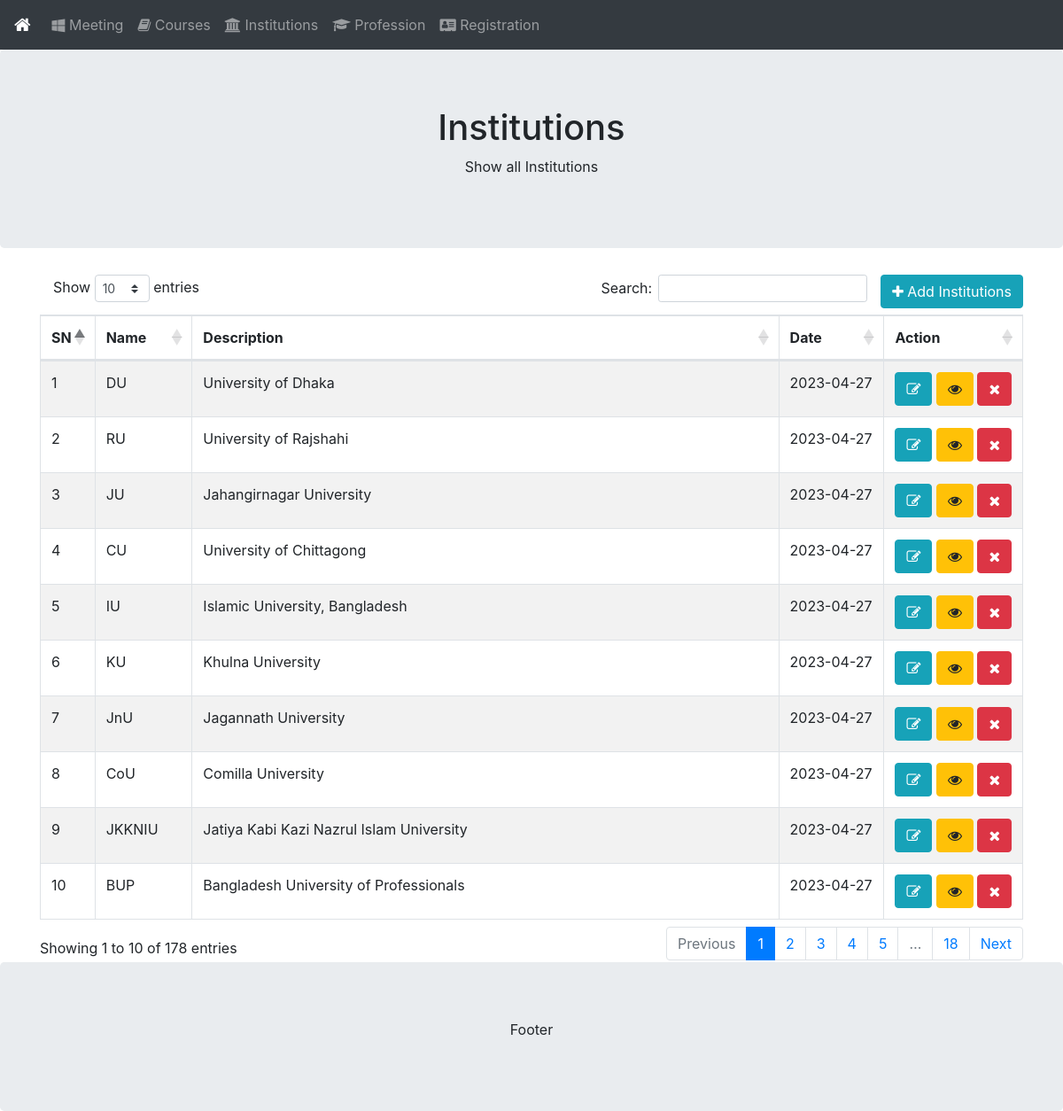
Screenshot of /admin/page1?page=institutions with the database file from the repository.
### tables this page shows
CREATE TABLE `institutions` (
  `id` int(11) NOT NULL,
  `name` varchar(200) NOT NULL,
  `description` varchar(500) DEFAULT NULL,
  `created_at` datetime DEFAULT current_timestamp(),
  `updated_at` datetime DEFAULT current_timestamp()
);

### admin/database.php (called while the page is built, shortened)
<?php
class Database{
	public $hostname = "localhost";
	public $username = "root";
	public $passowrd = "";
	public $database = "training";
	public $connection;
	public function __construct()
	{
		$this->connection = new mysqli($this->hostname, $this->username, $this->passowrd, $this->database);
	}
	public function fetch($table, array $columns, array $condition, array $orderby = NULL){
		$where_condition = "";
		$columns = (empty($columns)) ? "*" : rtrim(implode(",",$columns), ",");
		$order_by="";
		$result=$this->connection->query("SELECT $columns FROM $table $where_condition $order_by;");
		return $result->fetch_all(MYSQLI_ASSOC);
	}
}
$obj = new Database();
?>

### admin/page1.php (the view)
<?php
require "header.php";
if(isset($_GET['page'])){$page = $_GET['page'];}
?>
<div class="jumbotron text-center" style="margin-bottom:0">
  <h1><?php echo ucfirst($page) ?></h1>
  <p>Show all <?php echo ucfirst($page) ?></p>
</div>
<div class="container" style="margin-top:30px">
  <div class="row">
    <div class="col-sm-12">
        <a href="save1.php?table=<?php echo $page; ?>" class="btn btn-info pull-right"><i class="fa fa-plus" aria-hidden="true"></i> Add <?php echo ucfirst($page) ?></a>
        <table id="word-list" class="table table-striped table-bordered dt-responsive nowrap" style="width:100%">
            <thead>
                <tr>
                    <th>SN</th>
                    <th>Name</th>
                    <th>Description</th>
                    <th>Date</th>
                    <th>Action</th>
                </tr>
            </thead>
            <tbody>
                <?php
                $datas = $obj->fetch($page, array(), array());
                $sn = 1;
                foreach($datas as $data){
                    $dateTime = new DateTime($data['updated_at']);
                    $updated_at = $dateTime->format('Y-m-d');
                    echo '
                        <tr>
                            <td>'.$sn++.'</td>
                            <td>'.$data['name'].'</td>
                            <td>'.$data['description'].'</td>
                            <td>'.$updated_at.'</td>
                            <td class="pull-right">
                                <a href="save1.php?table='.$page.'&action=update&id='.$data['id'].'" class="btn btn-info"><i class="fa fa-pencil-square-o" aria-hidden="true"></i></a>
                                <a href="save1.php?table='.$page.'&action=view&id='.$data['id'].'" class="btn btn-warning"><i class="fa fa-eye" aria-hidden="true"></i></a>
                                <a id="delete-tag" data-id="'.$data['id'].'" onclick="deleteData('.$data['id'].',\''.$page.'\')" class="btn btn-danger"><i class="fa fa-times" aria-hidden="true"></i></a>
                            </td>
                        </tr>
                    ';
                }
                ?>
            </tbody>
        </table>
    </div>
  </div>
</div>
<?php require "footer.php"; ?>

### rows the page displays
institutions: name "DU", description "University of Dhaka", updated_at "2023-04-27"
institutions: name "RU", description "University of Rajshahi", updated_at "2023-04-27"
institutions: name "JU", description "Jahangirnagar University", updated_at "2023-04-27"
institutions: name "CU", description "University of Chittagong", updated_at "2023-04-27"
institutions: name "IU", description "Islamic University, Bangladesh", updated_at "2023-04-27"
institutions: name "KU", description "Khulna University", updated_at "2023-04-27"
institutions: name "JnU", description "Jagannath University", updated_at "2023-04-27"
institutions: name "CoU", description "Comilla University", updated_at "2023-04-27"
institutions: name "JKKNIU", description "Jatiya Kabi Kazi Nazrul Islam University", updated_at "2023-04-27"
institutions: name "BUP", description "Bangladesh University of Professionals", updated_at "2023-04-27"

### other values shown
$page "Institutions"
